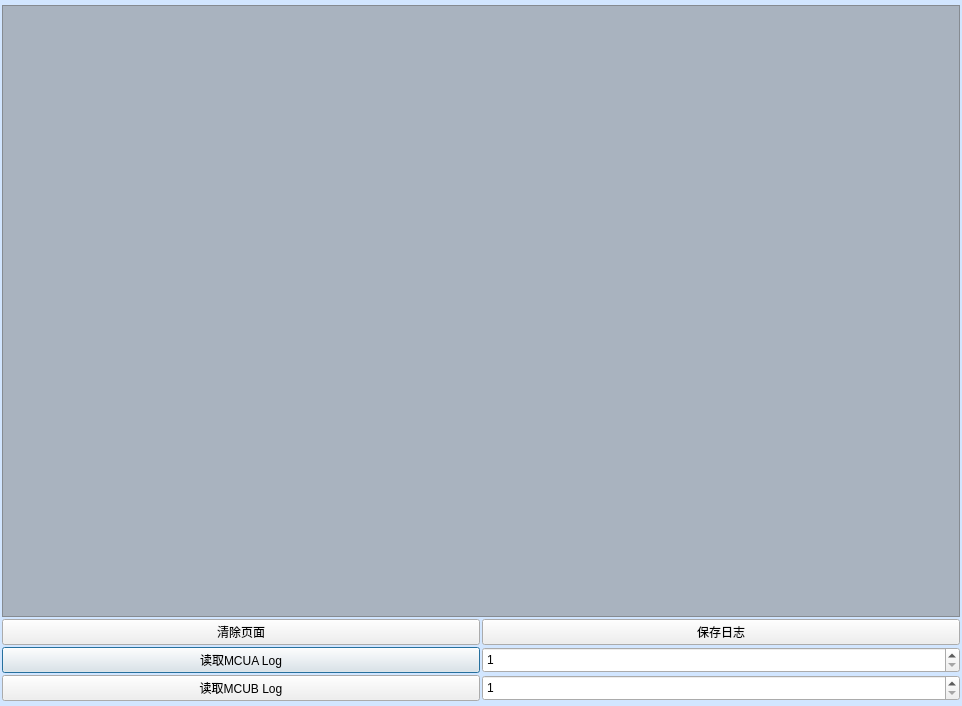
<?xml version="1.0" encoding="UTF-8"?>
<ui version="4.0">
 <class>log_dialog</class>
 <widget class="QDialog" name="log_dialog">
  <property name="geometry">
   <rect>
    <x>0</x>
    <y>0</y>
    <width>962</width>
    <height>706</height>
   </rect>
  </property>
  <property name="windowTitle">
   <string>日志</string>
  </property>
  <property name="styleSheet">
   <string notr="true">QDialog { background-color: rgb(210,230,255); }</string>
  </property>
  <layout class="QGridLayout" name="gridLayout">
   <property name="leftMargin">
    <number>2</number>
   </property>
   <property name="topMargin">
    <number>5</number>
   </property>
   <property name="rightMargin">
    <number>2</number>
   </property>
   <property name="bottomMargin">
    <number>5</number>
   </property>
   <property name="spacing">
    <number>2</number>
   </property>
   <item row="2" column="0">
    <widget class="QPushButton" name="read_a_log">
     <property name="sizePolicy">
      <sizepolicy hsizetype="Minimum" vsizetype="Fixed">
       <horstretch>0</horstretch>
       <verstretch>0</verstretch>
      </sizepolicy>
     </property>
     <property name="maximumSize">
      <size>
       <width>16777215</width>
       <height>35</height>
      </size>
     </property>
     <property name="text">
      <string>读取MCUA Log</string>
     </property>
    </widget>
   </item>
   <item row="2" column="1">
    <widget class="QSpinBox" name="a_log_size">
     <property name="maximumSize">
      <size>
       <width>16777215</width>
       <height>35</height>
      </size>
     </property>
     <property name="minimum">
      <number>1</number>
     </property>
     <property name="maximum">
      <number>1024</number>
     </property>
    </widget>
   </item>
   <item row="3" column="0">
    <widget class="QPushButton" name="read_b_log">
     <property name="sizePolicy">
      <sizepolicy hsizetype="Minimum" vsizetype="Fixed">
       <horstretch>0</horstretch>
       <verstretch>0</verstretch>
      </sizepolicy>
     </property>
     <property name="maximumSize">
      <size>
       <width>16777215</width>
       <height>35</height>
      </size>
     </property>
     <property name="text">
      <string>读取MCUB Log</string>
     </property>
    </widget>
   </item>
   <item row="3" column="1">
    <widget class="QSpinBox" name="b_log_size">
     <property name="maximumSize">
      <size>
       <width>16777215</width>
       <height>35</height>
      </size>
     </property>
     <property name="minimum">
      <number>1</number>
     </property>
     <property name="maximum">
      <number>1024</number>
     </property>
    </widget>
   </item>
   <item row="1" column="1">
    <widget class="QPushButton" name="save_log">
     <property name="sizePolicy">
      <sizepolicy hsizetype="Minimum" vsizetype="Fixed">
       <horstretch>0</horstretch>
       <verstretch>0</verstretch>
      </sizepolicy>
     </property>
     <property name="maximumSize">
      <size>
       <width>16777215</width>
       <height>35</height>
      </size>
     </property>
     <property name="baseSize">
      <size>
       <width>100</width>
       <height>20</height>
      </size>
     </property>
     <property name="text">
      <string>保存日志</string>
     </property>
    </widget>
   </item>
   <item row="1" column="0">
    <widget class="QPushButton" name="clear_log">
     <property name="sizePolicy">
      <sizepolicy hsizetype="Minimum" vsizetype="Fixed">
       <horstretch>0</horstretch>
       <verstretch>0</verstretch>
      </sizepolicy>
     </property>
     <property name="maximumSize">
      <size>
       <width>16777215</width>
       <height>35</height>
      </size>
     </property>
     <property name="text">
      <string>清除页面</string>
     </property>
    </widget>
   </item>
   <item row="0" column="0" colspan="2">
    <widget class="QTextBrowser" name="log_textBrowser">
     <property name="styleSheet">
      <string notr="true">background-color: rgba(128, 128, 128,128);</string>
     </property>
    </widget>
   </item>
  </layout>
 </widget>
 <resources/>
 <connections/>
</ui>
